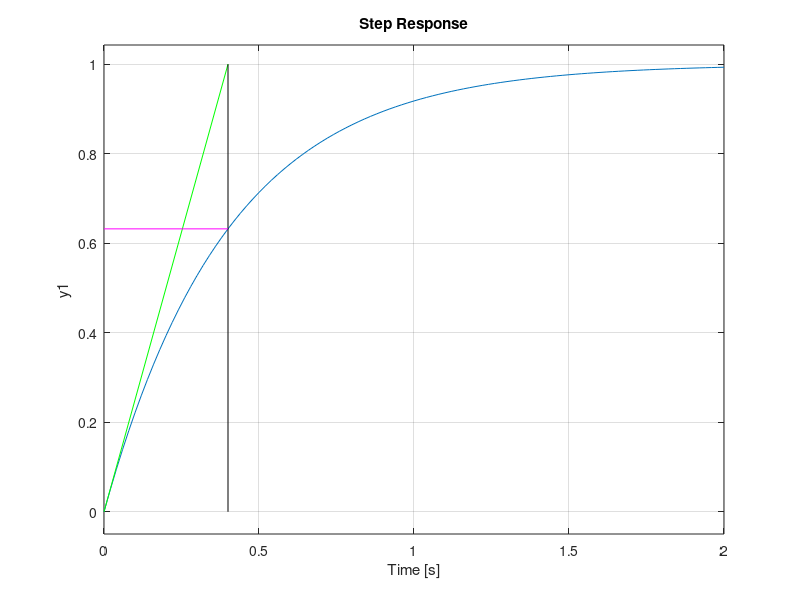
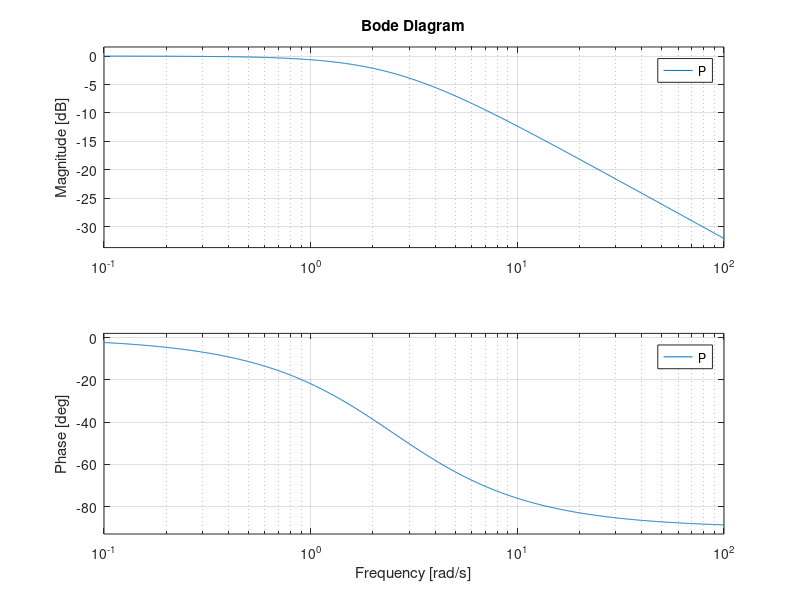

Here is the MATLAB script that generated these plots, in order:
pkg load control
T1=0.4;               # time constant
P=tf([1], [T1 1])     # create transfer function model
step(P,2)             # plot step response for the first 2 seconds

#add some common markers like tangent at the origo which crosses lim(n->inf) f(t) at t=T1
hold on
plot ([0 T1],  [0 1],"g")
plot ([T1 T1],  [0 1],"k")
plot ([0 T1],  [1-1/e 1-1/e],"m")
hold off

figure
bode(P)
